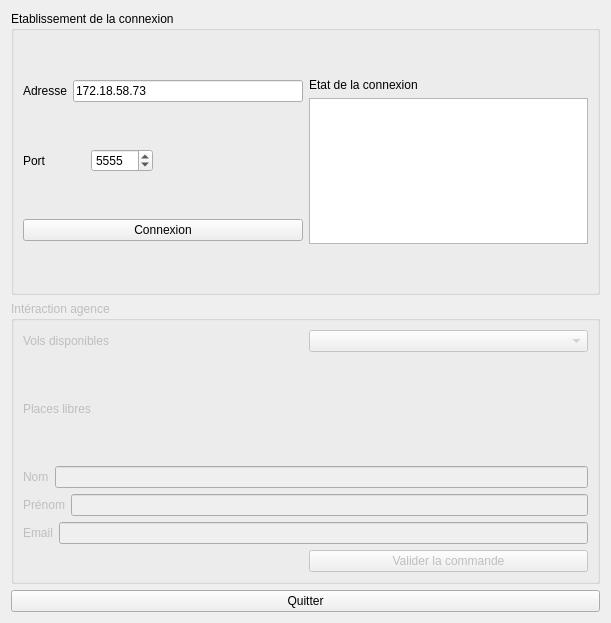
<?xml version="1.0" encoding="UTF-8"?>
<ui version="4.0">
 <class>DAB_Window</class>
 <widget class="QWidget" name="DAB_Window">
  <property name="geometry">
   <rect>
    <x>0</x>
    <y>0</y>
    <width>611</width>
    <height>623</height>
   </rect>
  </property>
  <property name="windowTitle">
   <string>DAB_Window</string>
  </property>
  <layout class="QGridLayout" name="gridLayout_3">
   <item row="0" column="0">
    <widget class="QGroupBox" name="groupBoxConnexion">
     <property name="title">
      <string>Etablissement de la connexion</string>
     </property>
     <layout class="QGridLayout" name="gridLayout">
      <item row="3" column="0">
       <widget class="QPushButton" name="pushButtonConnexion">
        <property name="text">
         <string>Connexion</string>
        </property>
       </widget>
      </item>
      <item row="1" column="1" rowspan="3">
       <layout class="QVBoxLayout" name="verticalLayout">
        <item>
         <widget class="QLabel" name="label">
          <property name="text">
           <string>Etat de la connexion</string>
          </property>
         </widget>
        </item>
        <item>
         <widget class="QTextEdit" name="textEditEtatConnexion"/>
        </item>
       </layout>
      </item>
      <item row="1" column="0">
       <layout class="QHBoxLayout" name="horizontalLayout">
        <item>
         <widget class="QLabel" name="label_2">
          <property name="text">
           <string>Adresse</string>
          </property>
         </widget>
        </item>
        <item>
         <widget class="QLineEdit" name="lineEditAdresse">
          <property name="text">
           <string>172.18.58.73</string>
          </property>
         </widget>
        </item>
       </layout>
      </item>
      <item row="2" column="0">
       <layout class="QHBoxLayout" name="horizontalLayout_2">
        <item>
         <widget class="QLabel" name="label_3">
          <property name="text">
           <string>Port</string>
          </property>
         </widget>
        </item>
        <item>
         <widget class="QSpinBox" name="spinBoxPort">
          <property name="maximum">
           <number>9999</number>
          </property>
          <property name="value">
           <number>5555</number>
          </property>
         </widget>
        </item>
        <item>
         <spacer name="horizontalSpacer">
          <property name="orientation">
           <enum>Qt::Horizontal</enum>
          </property>
          <property name="sizeType">
           <enum>QSizePolicy::Fixed</enum>
          </property>
          <property name="sizeHint" stdset="0">
           <size>
            <width>150</width>
            <height>0</height>
           </size>
          </property>
         </spacer>
        </item>
       </layout>
      </item>
     </layout>
    </widget>
   </item>
   <item row="2" column="0">
    <widget class="QPushButton" name="pushButtonQuitter">
     <property name="text">
      <string>Quitter</string>
     </property>
    </widget>
   </item>
   <item row="1" column="0">
    <widget class="QGroupBox" name="groupBoxInteraction">
     <property name="enabled">
      <bool>false</bool>
     </property>
     <property name="title">
      <string>Intéraction agence</string>
     </property>
     <layout class="QGridLayout" name="gridLayout_4">
      <item row="1" column="1">
       <widget class="QLabel" name="label_5">
        <property name="text">
         <string>Places libres</string>
        </property>
       </widget>
      </item>
      <item row="0" column="1">
       <widget class="QLabel" name="label_4">
        <property name="text">
         <string>Vols disponibles</string>
        </property>
       </widget>
      </item>
      <item row="2" column="1" colspan="2">
       <layout class="QVBoxLayout" name="verticalLayout_2">
        <item>
         <layout class="QHBoxLayout" name="horizontalLayout_3">
          <item>
           <widget class="QLabel" name="label_6">
            <property name="text">
             <string>Nom</string>
            </property>
           </widget>
          </item>
          <item>
           <widget class="QLineEdit" name="lineEditNom"/>
          </item>
         </layout>
        </item>
        <item>
         <layout class="QHBoxLayout" name="horizontalLayout_4">
          <item>
           <widget class="QLabel" name="label_7">
            <property name="text">
             <string>Prénom</string>
            </property>
           </widget>
          </item>
          <item>
           <widget class="QLineEdit" name="lineEditPrenom"/>
          </item>
         </layout>
        </item>
        <item>
         <layout class="QHBoxLayout" name="horizontalLayout_5">
          <item>
           <widget class="QLabel" name="label_8">
            <property name="text">
             <string>Email</string>
            </property>
           </widget>
          </item>
          <item>
           <widget class="QLineEdit" name="lineEditEmail"/>
          </item>
         </layout>
        </item>
       </layout>
      </item>
      <item row="0" column="2">
       <widget class="QComboBox" name="comboBoxVols"/>
      </item>
      <item row="1" column="2">
       <layout class="QGridLayout" name="gridLayoutPlaces"/>
      </item>
      <item row="3" column="2">
       <widget class="QPushButton" name="pushButtonValider">
        <property name="text">
         <string>Valider la commande</string>
        </property>
       </widget>
      </item>
     </layout>
    </widget>
   </item>
  </layout>
 </widget>
 <resources/>
 <connections>
  <connection>
   <sender>pushButtonQuitter</sender>
   <signal>clicked()</signal>
   <receiver>DAB_Window</receiver>
   <slot>close()</slot>
   <hints>
    <hint type="sourcelabel">
     <x>169</x>
     <y>599</y>
    </hint>
    <hint type="destinationlabel">
     <x>3</x>
     <y>604</y>
    </hint>
   </hints>
  </connection>
 </connections>
</ui>
